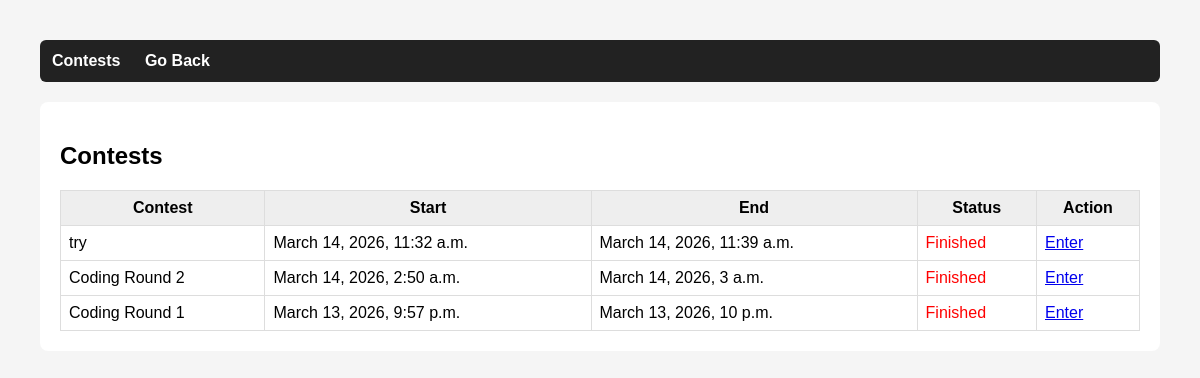
The page / on the database its author committed.
### contests/models.py (models this page shows, shortened)
class Contest(models.Model):
    title = models.CharField(max_length=200)
    start_time = models.DateTimeField()
    end_time = models.DateTimeField()
    duration = models.IntegerField(help_text="minutes")
    description = models.TextField(blank=True)

### contests/views.py (the view)
# urls.py: path('', views.contest_list, name="contest_list"),
def contest_list(request):
    contests = Contest.objects.all().order_by("-start_time")
    return render(request, "contest/contest_list.html", {
        "contests": contests,
        "now": timezone.now()
    })

### templates/contest/contest_list.html
{% extends "base.html" %}
{% block content %}
<h2>Contests</h2>
<table>
<tr>
    <th>Contest</th>
    <th>Start</th>
    <th>End</th>
    <th>Status</th>
    <th>Action</th>
</tr>
{% for contest in contests %}
<tr>
<td>{{contest.title}}</td>
<td>{{contest.start_time}}</td>
<td>{{contest.end_time}}</td>
<td>
{% if now < contest.start_time %}
<span style="color:blue">Upcoming</span>
{% elif now > contest.end_time %}
<span style="color:red">Finished</span>
{% else %}
<span style="color:green">Running</span>
{% endif %}
</td>
<td>
<a href="/join/{{contest.id}}/">Enter</a>
</td>
</tr>
{% endfor %}
</table>
{% endblock %}

### templates/base.html (shortened to what this page needs)
<!DOCTYPE html>
<html>
<head>
</head>
<body>
<div class="navbar">
    <a href="/">Contests</a>
    <a onclick="window.history.back()" style="cursor: pointer;">Go Back</a>
</div>
<div class="container">
{% block content %}
{% endblock %}
</div>
</body>
</html>

### templates/base.html (style rules this page uses)
body { font-family: Arial; margin:40px; background:#f5f5f5; }
.container { background:white; padding:20px; border-radius:8px; }
.navbar { background:#222; padding:12px; border-radius:6px; margin-bottom:20px; }
.navbar a { color:white; margin-right:20px; text-decoration:none; font-weight:bold; }
table { width:100%; border-collapse:collapse; }
th,td { border:1px solid #ddd; padding:8px; }
th { background:#eee; }

### rows shown on the page
Contest: title "try", start_time "March 14, 2026, 11:32 a.m.", end_time "March 14, 2026, 11:39 a.m.", shows "Finished"
Contest: title "Coding Round 2", start_time "March 14, 2026, 2:50 a.m.", end_time "March 14, 2026, 3 a.m.", shows "Finished"
Contest: title "Coding Round 1", start_time "March 13, 2026, 9:57 p.m.", end_time "March 13, 2026, 10 p.m.", shows "Finished"
